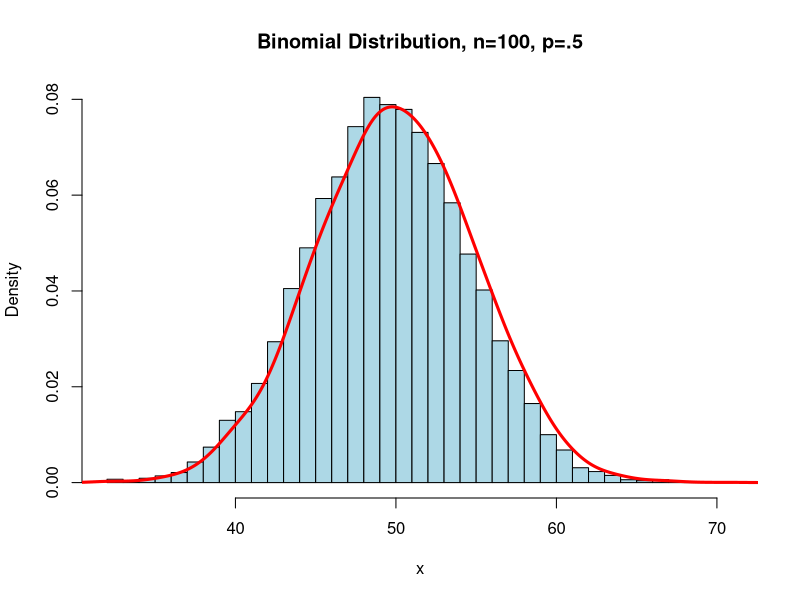

Reproduce this figure in R.
N <- 10000 # this is our population 
n <- 100 #a larger sample size
p <- .5 # this is the probability of success
x <- rbinom(N, n, p) # we generate the binomial variables passing in N ,n ,p to the rbinom  function ( randomly generated)
# we plot the binomial distribution on the grid 
hist(x, xlim = c(min(x), max(x)), probability = TRUE, nclass = max(x)-min(x)+1, col ='lightblue', main = 'Binomial Distribution, n=100, p=.5')
# we draw a line to show the trend of the distribution with the color red
lines(density(x, bw=1), col ='red', lwd = 3)
